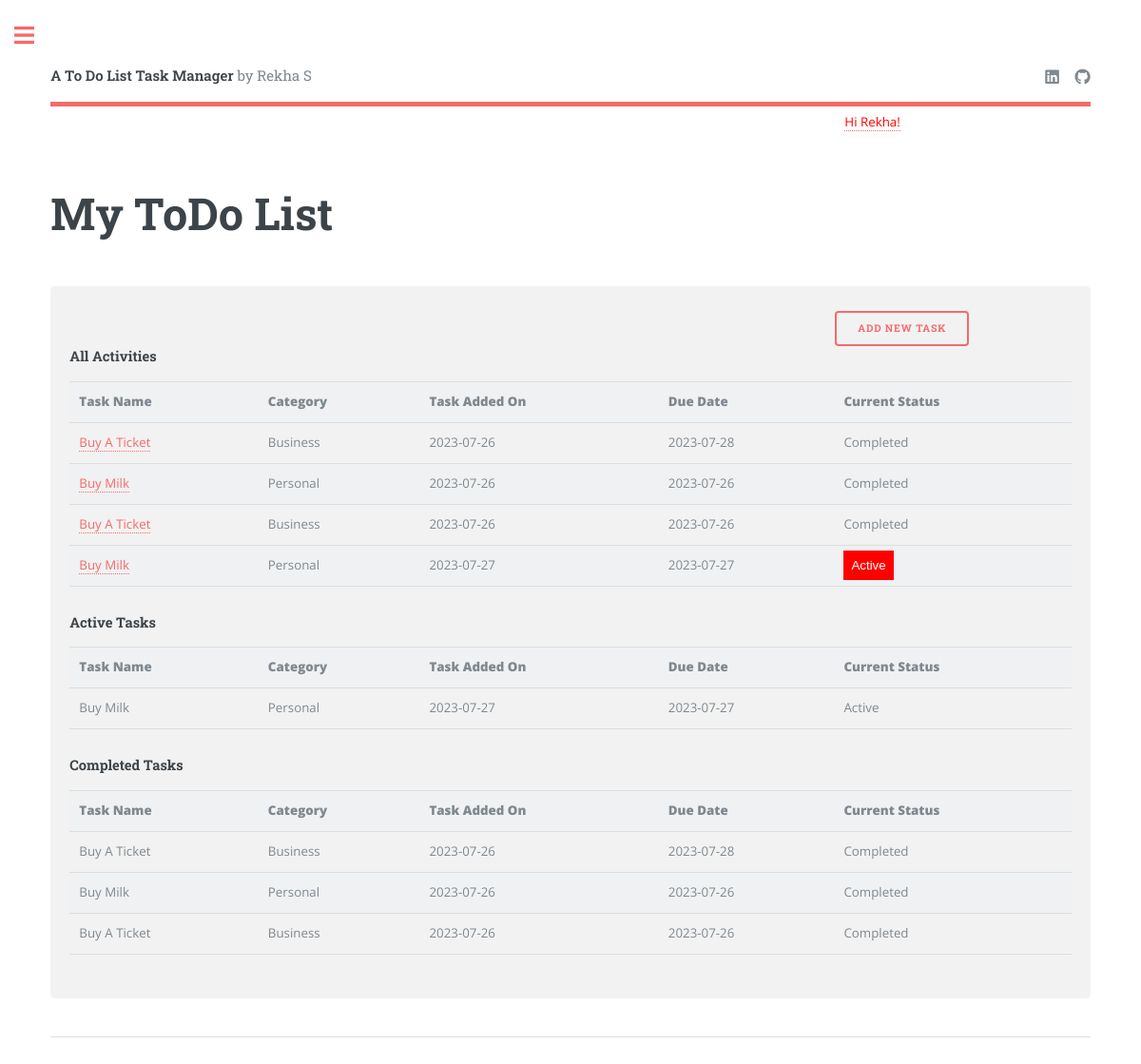
The page /get_all_activities (signed in) on the database its author committed.
### main.py (models this page shows)
class UserDetails(UserMixin,db.Model):
    __tablename__="user_details"
    id = db.Column(db.Integer, primary_key=True)
    email=db.Column(db.String(250), nullable=False,unique=True)
    password=db.Column(db.String(250), nullable=False)
    name=db.Column(db.String(250), nullable=False)
    tasks=db.relationship("Tasks",back_populates="user",lazy='subquery')
    subtasks = db.relationship("Subtasks", back_populates="user", lazy='subquery')

class Tasks(db.Model):
    __tablename__ = "tasks"
    id = db.Column(db.Integer, primary_key=True)
    user_id=db.Column(db.Integer,db.ForeignKey("user_details.id"))
    user = relationship("UserDetails", back_populates="tasks",lazy='subquery')
    todo_task = db.Column(db.String(250),nullable=False)
    category = db.Column(db.String(250), nullable=False)
    date_added=db.Column(db.String(250), nullable=False)
    due_date = db.Column(db.String(250), nullable=False)
    status= db.Column(db.String(250), nullable=False)
    sub_tasks=db.relationship("Subtasks", back_populates="which_todo_task", lazy='subquery')

### main.py (the view)
@app.route("/get_all_activities",methods=['GET','POST'])
@login_required
def get_all_activities():
    active_tasks=[]
    completed_tasks=[]
    todays_date = str(dt.datetime.now().date())
    with app.app_context():
        all_activities_of_current_user=Tasks.query.filter_by(user_id=current_user.id).all()
        print(all_activities_of_current_user)
        for i in all_activities_of_current_user:
            print(i.todo_task,i.category,i.due_date,i.status)
            if i.status=="Active":
                active_tasks.append(i)
            else:
                completed_tasks.append(i)
    return render_template("get_all_activities.html",all_task_list=all_activities_of_current_user,active_tasks=active_tasks,completed_tasks=completed_tasks,date=todays_date)

### main.py (called while the page is built)
@login_manager.user_loader
def load_user(user_id):
    with app.app_context():
        return db.session.get(UserDetails, int(user_id))

### templates/get_all_activities.html (shortened to what this page needs)
<!DOCTYPE HTML>
<html>
	<head>
		<link rel="stylesheet" href="static/assets/css/main.css" />
	</head>
	<body class="is-preload">
			<div id="wrapper">
					<div id="main">
						<div class="inner">
								<header id="header">
									<a href="{{url_for('home')}}" class="logo"><strong>A To Do List Task Manager</strong> by Rekha S</a>
									<ul class="icons">
										<li><a href="https://linkedin.com/in/rekha-s-41788b128/" target="_blank" title="linkedin Rekha's profile" rel="noopener noreferrer" class="icon brands fa-linkedin"><span class="label">Linkedin</span></a></li>
										<li><a href=https://github.com/Rekhz" target="_blank" title="Github Rekha's profile" rel="noopener noreferrer" class="icon brands fa-github"><span class="label">GitHub</span></a></li>
									</ul>
								</header>
							{%if current_user.is_authenticated%}
                                 <div class="row"><div class="col-95">
								<a href="{{url_for('get_all_activities')}}"><span style="color:red ; text-transform: capitalize">Hi {{current_user.name|title}}!</span></a>
                                    </div></div>
							{%endif%}
								<section>
									<header class="main">
										<h1>My ToDo List</h1>
									</header>
<div class="container">
	<div class="row"><div class="col-95"><a class="button button-small" href="{{url_for('add_task')}}">Add New Task</a></div></div>
<h4>All Activities</h4>
		<table><tbody><tr><td><span style="font-weight:900;">Task Name</span></td><td><span style="font-weight:900;">Category</span></td><td><span style="font-weight:900;">Task Added On</span></td><td><span style="font-weight:900;">Due Date</span></td><td><span style="font-weight:900;">Current Status</span></td></tr>
	{%for i in all_task_list%}
		{%if i.due_date == date and i.status=="Active"%}
		<tr>
		<td><a href="{{url_for('show_individual_task', task_id=i.id,user_id=i.user_id) }}">{{i.todo_task}}</a></td>
		<td>{{i.category}}</td>
		<td>{{i.date_added}}</td>
		<td>{{i.due_date}}</td>
		<td><span class="blink" style="padding:8px;color:white;background-color:red;">{{i.status}}</span></td>
			</tr>
		{%else%}
		<tr>
		<td><a href="{{url_for('show_individual_task', task_id=i.id,user_id=i.user_id) }}">{{i.todo_task}}</a></td>
		<td>{{i.category}}</td>
		<td>{{i.date_added}}</td>
		<td>{{i.due_date}}</td>
		<td>{{i.status}}</td>
			</tr>
         {%endif%}
	{%endfor%}
		</tbody></table>
<h4>Active Tasks</h4>
	<table><tbody><tr><td><span style="font-weight:900;">Task Name</span></td><td><span style="font-weight:900;">Category</span></td><td><span style="font-weight:900;">Task Added On</span></td><td><span style="font-weight:900;">Due Date</span></td><td><span style="font-weight:900;">Current Status</span></td></tr>
	{%for i in active_tasks%}
	<tr>
		<td>{{i.todo_task}}</td>
		<td>{{i.category}}</td>
		<td>{{i.date_added}}</td>
		<td>{{i.due_date}}</td>
		<td>{{i.status}}</td>
	</tr>
	{%endfor%}
		</tbody></table>
<h4>Completed Tasks</h4>
	<table><tbody><tr><td><span style="font-weight:900;">Task Name</span></td><td><span style="font-weight:900;">Category</span></td><td><span style="font-weight:900;">Task Added On</span></td><td><span style="font-weight:900;">Due Date</span></td><td><span style="font-weight:900;">Current Status</span></td></tr>
	{%for i in completed_tasks%}
	<tr>
		<td>{{i.todo_task}}</td>
		<td>{{i.category}}</td>
		<td>{{i.date_added}}</td>
		<td>{{i.due_date}}</td>
		<td>{{i.status}}</td>
	</tr>
	{%endfor%}
		</tbody></table>
</div>
									<hr class="major" />
								</section>
						</div>
					</div>
			</div>
	</body>
</html>

### rows shown on the page
UserDetails: name "Rekha"
Tasks: todo_task "Buy A Ticket", category "Business", date_added "2023-07-26", due_date "2023-07-28", status "Completed"
Tasks: todo_task "Buy Milk", category "Personal", date_added "2023-07-26", due_date "2023-07-26", status "Completed"
Tasks: todo_task "Buy A Ticket", category "Business", date_added "2023-07-26", due_date "2023-07-26", status "Completed"
Tasks: todo_task "Buy Milk", category "Personal", date_added "2023-07-27", due_date "2023-07-27", status "Active"
